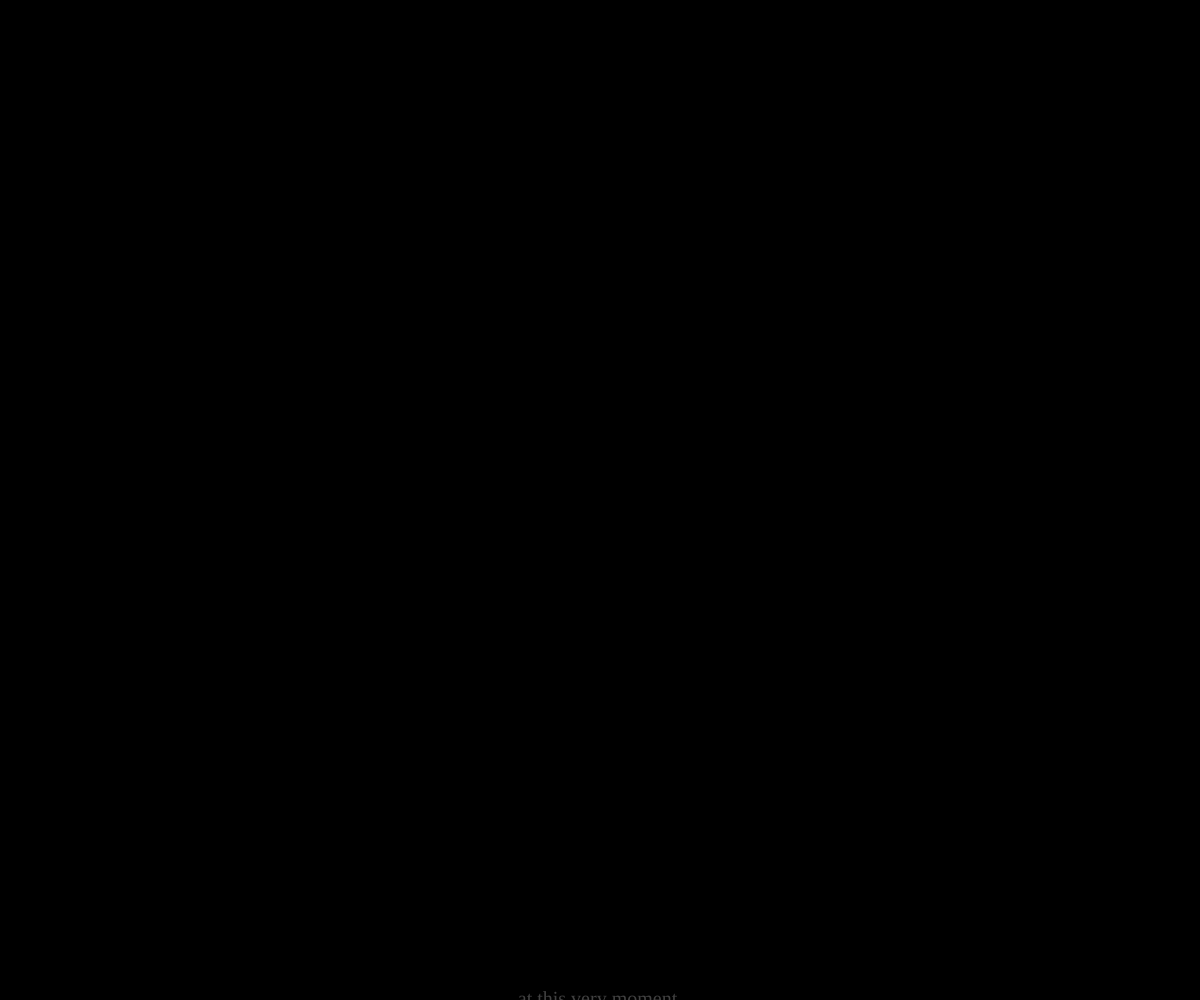
Frame 1 (no input)
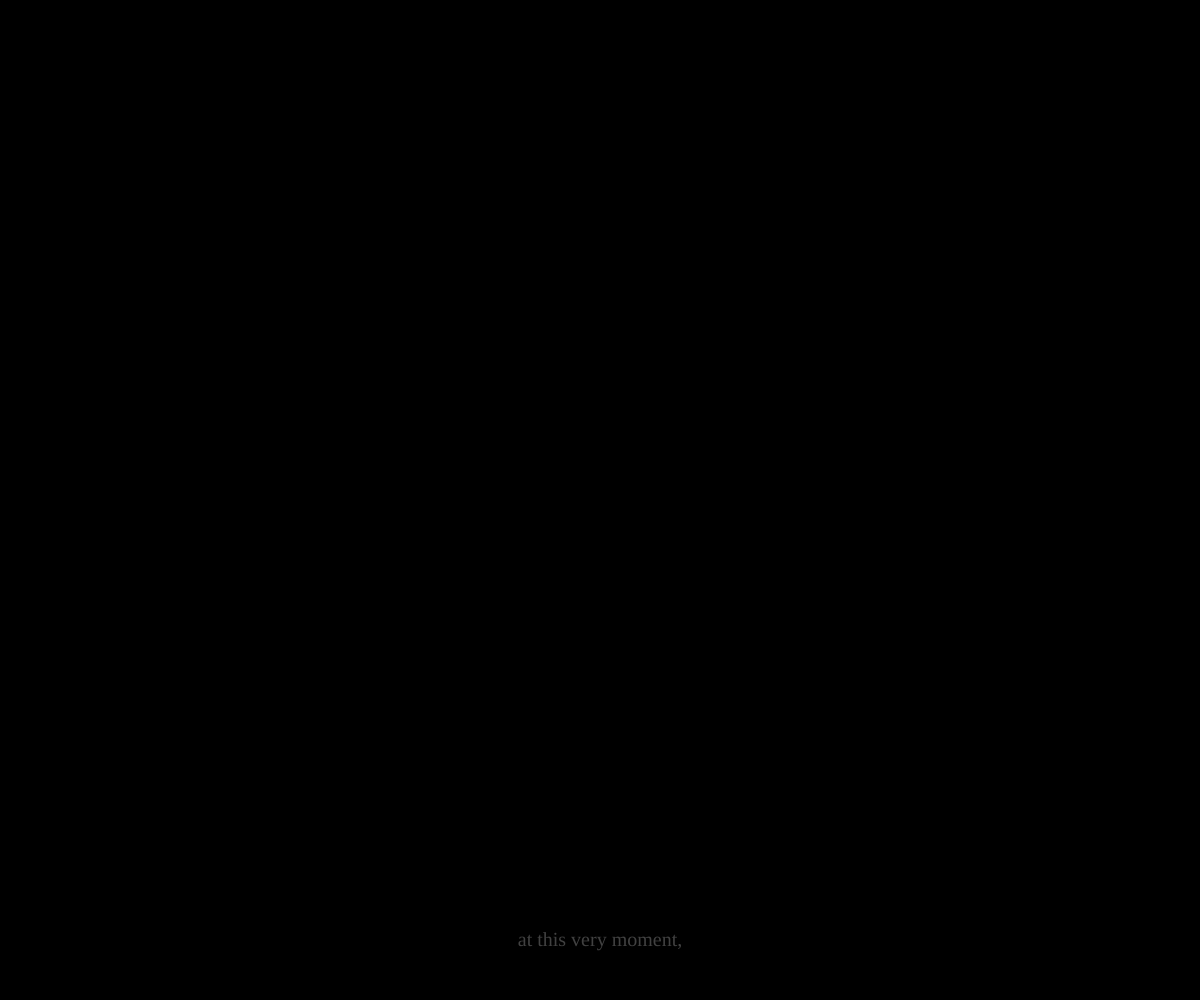
Frame 60 (no input)
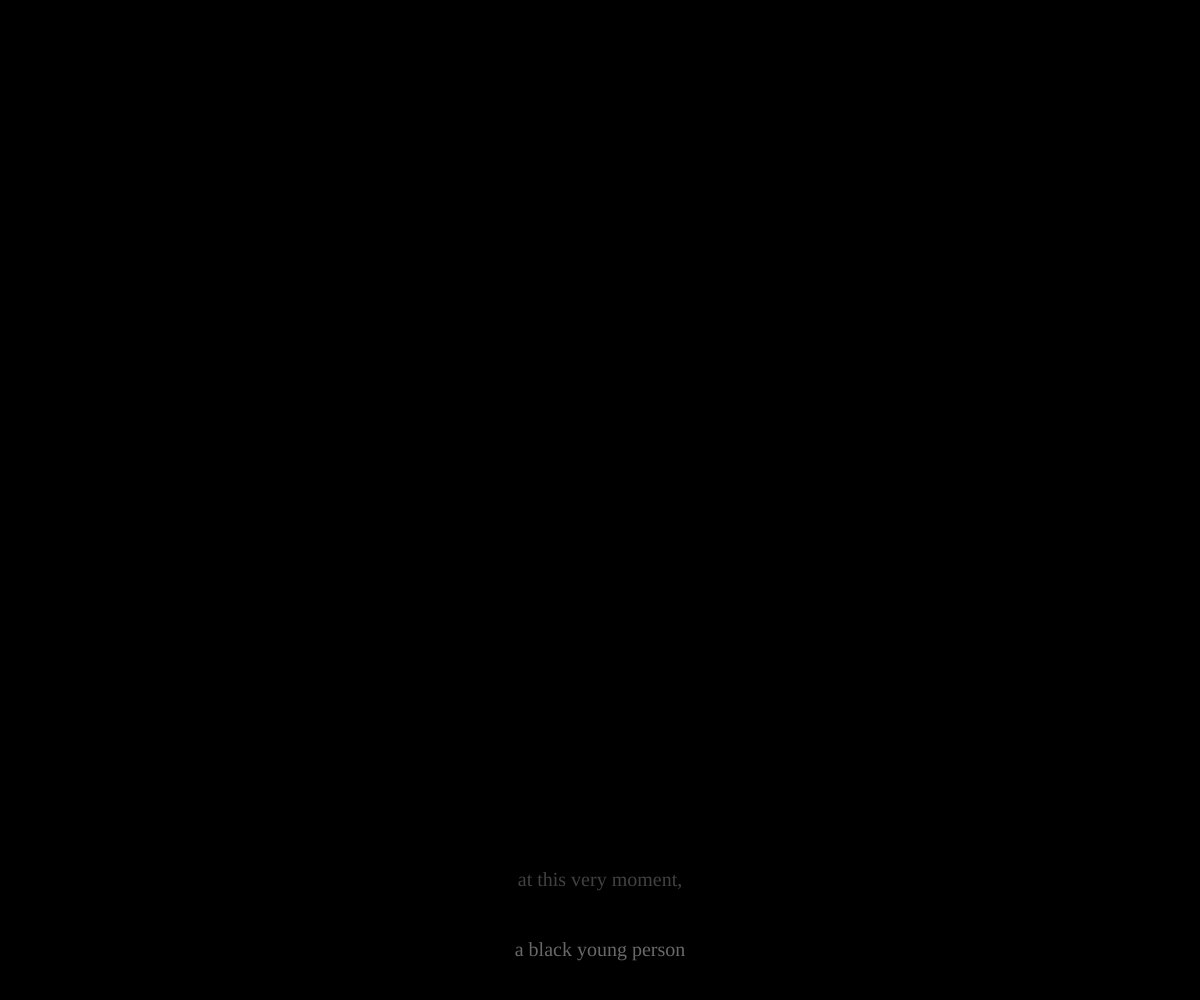
Frame 120 (the mouse pressed at the canvas centre since frame 60)

The p5.js sketch that drew these frames (run headless with seeded random() and noise() and a simulated clock; from frame 60 on, the mouse is pressed at the canvas centre):

// p5.js sketch
// ── sketch.js
let font, x, y,
  fontsize = 20;

function preload() {
  // Ensure the .ttf or .otf font stored in the assets directory
  // is loaded before setup() and draw() are called
  font = 'Asset';
}

function setup() {
  createCanvas(windowWidth, windowHeight);

  // Set text characteristics
  textFont(font);
  textSize(fontsize);
  textAlign(CENTER, CENTER);
  x = width/2
  y = height
}

function draw() {
  background(0);
  fill(65);
  text('at this very moment,', x, y);
  fill(105)
  text('a black young person', x, y + 70)
  fill(120);
  text('is most likely being', x, y + 140)
  fill(170);
  text('violently killed in Brazil.', x, y + 210);
  fill(210);
  text('by the time you go to bed,', x, y + 280);
  fill(255);
  text('62 will have died today.', x, y + 350);
  
  y = y - 1;
  
  // Reset to the bottom
  if (y < -140) {
    y = height;
  }
}

function drawWords(x) {
  // The text() function needs three parameters:
  // the text to draw, the horizontal position,
  // and the vertical position
  fill(40);
  text('ichi', x, 80);

  fill(65);
  text('ni', x, 150);

  fill(190);
  text('san', x, 220);

  fill(255);
  text('shi', x, 290);
}
